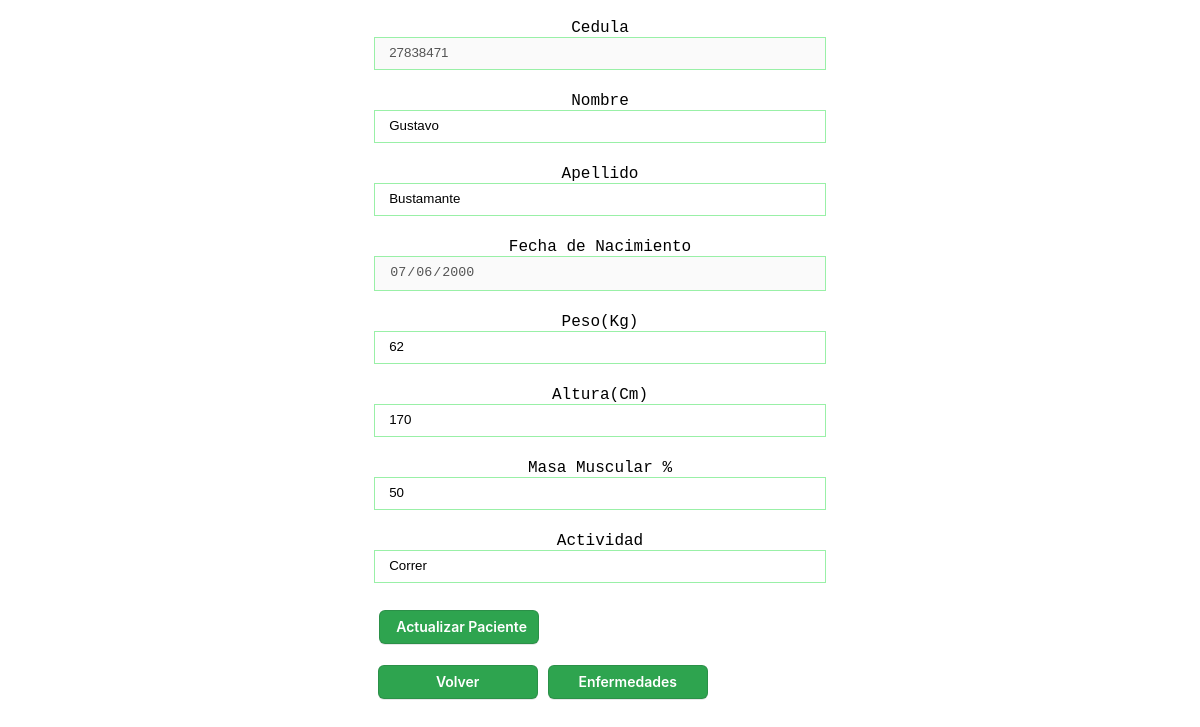
Before: /forms/registros/datos.php?dni=27838471 with the older database file.
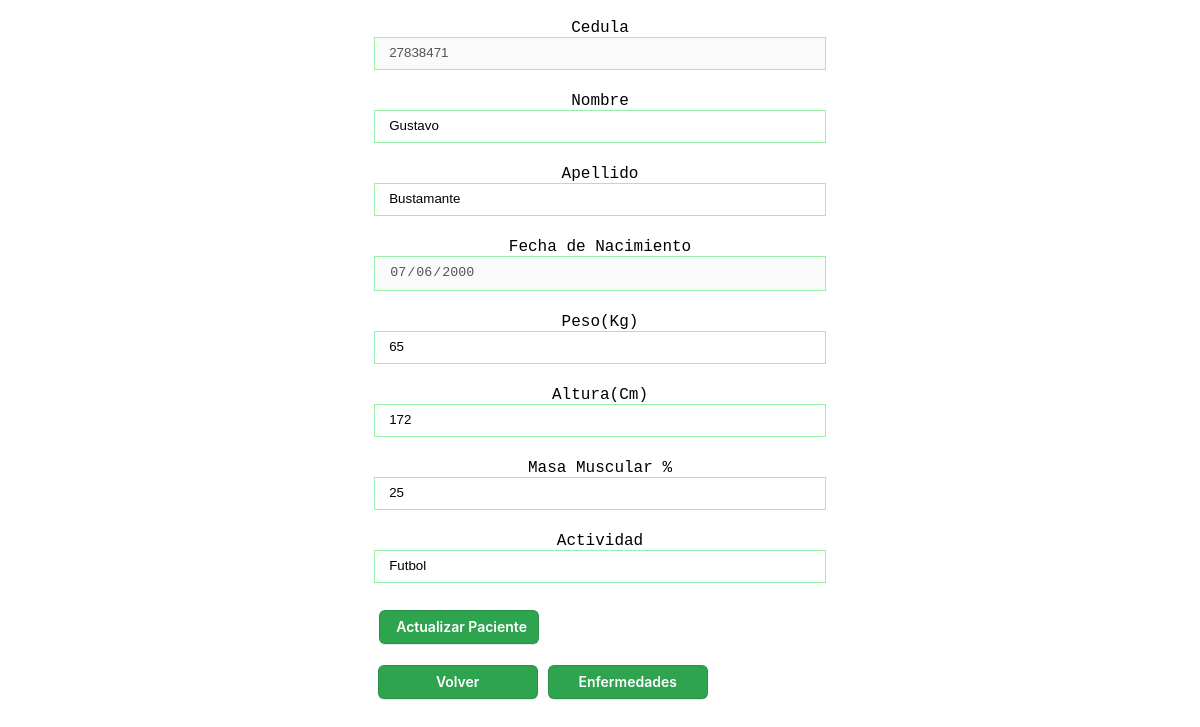
After: the same page with the newer database file.
### tables this page shows
CREATE TABLE `pacientes` (
  `dni` int NOT NULL,
  `nombre` varchar(30) NOT NULL,
  `Apellido` varchar(30) NOT NULL,
  `fecha_nac` date NOT NULL,
  `peso` smallint NOT NULL,
  `altura` int NOT NULL,
  `masa_muscular` int NOT NULL,
  `actividad_fisica` varchar(45) NOT NULL,
  PRIMARY KEY (`dni`)
);

### forms/registros/datos.php (the view, shortened to what this page needs)
<?php
    require_once("../../database/database.php");
    if(isset($_GET["dni"])){
        $dni = $_GET["dni"];
    }
	$sql = "SELECT * FROM pacientes WHERE dni=:dni";
	$registros1=$conn->prepare($sql);
	$registros1->execute(array(":dni"=>$dni));
	$registros=$registros1->fetchAll();
?>
<!DOCTYPE html>
<html lang="en">
<head>
    <link rel="stylesheet" href="./custom.css">
</head>
<body>
    <div class="container">
        <div class="container-form">
    <?php foreach ($registros as $key):?>
        <form class="form" name="form1" method="post" action="datos.php?dni=<?php echo $dni ?>">
                    <div class="item">
                        <label for="Cedula" class="label">Cedula</label>
                        <input type="number" name="dni" class="form-control" value="<?php echo $key["dni"] ?>" disabled>
                    </div>
                    <div class="item">
                    <label for="Cedula" class="label">Nombre</label>
                        <input type="text" name="name" class="form-control" maxlength="30" value="<?php echo $key["nombre"] ?>">
                    </div>
                    <div class="item">
                    <label for="Cedula" class="label">Apellido</label>
                        <input type="text" name="last" class="form-control" maxlength="30" value="<?php echo $key["Apellido"] ?>">
                    </div>
                    <div class="item">
                    <label for="Cedula" class="label">Fecha de Nacimiento</label>
                        <input type="date" class="form-control" value="<?php echo $key["fecha_nac"] ?>" disabled>
                    </div>
                    <div class="item">
                    <label for="Cedula" class="label">Peso(Kg)</label>
                        <input type="number" name="weight"min="30" max="140" class="form-control" value="<?php echo $key["peso"] ?>">
                    </div>
                    <div class="item">
                    <label for="Cedula" class="label">Altura(Cm)</label>
                        <input type="number" name="height"min="80" max="240" class="form-control" value="<?php echo $key["altura"] ?>">
                    </div>
                    <div class="item">
                    <label for="Cedula" class="label">Masa Muscular %</label>
                        <input type="number" name="masa"min="05" max="100" class="form-control" value="<?php echo $key["masa_muscular"] ?>">
                    </div>
                    <div class="item">
                    <label for="Cedula" class="label">Actividad</label>
                        <input type="Text" name="activity"class="form-control" maxlength="30" value="<?php echo $key["actividad_fisica"] ?>">
                    </div>
                    <?php endforeach; ?>
                    <div class="item">
                        <button type="submit" name="add" class="button btn-create">Actualizar Paciente</button>
                    </div>
                </form>
                    <div class="item-btn">
                        <a href="../../">
                            <button class="button btn-create">Volver</button>
                        </a>
                        <a href="../../views/enfermedad/enfermedades.php?dni=<?php echo $dni?>">
                            <button class="button btn-create">Enfermedades</button>
                        </a>
                    </div>
            </div>
    </div>
</body>
</html>

Changed rows visible on the page:
changed pacientes "Gustavo": weight "62" → "65"; height "170" → "172"; masa "50" → "25"; activity "Correr" → "Futbol"
